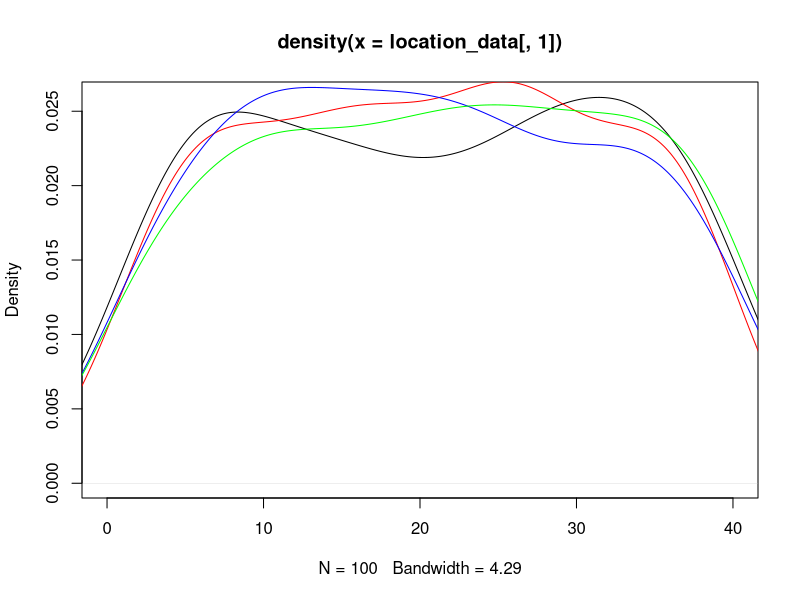
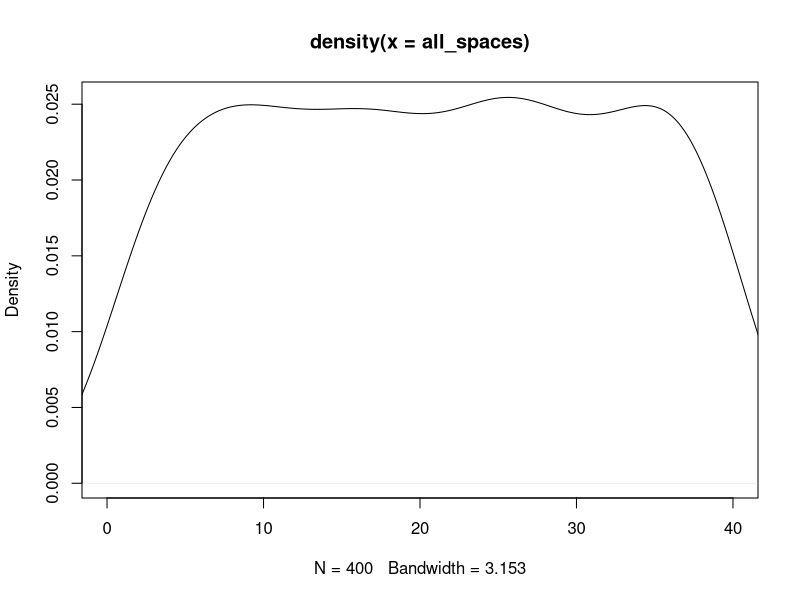
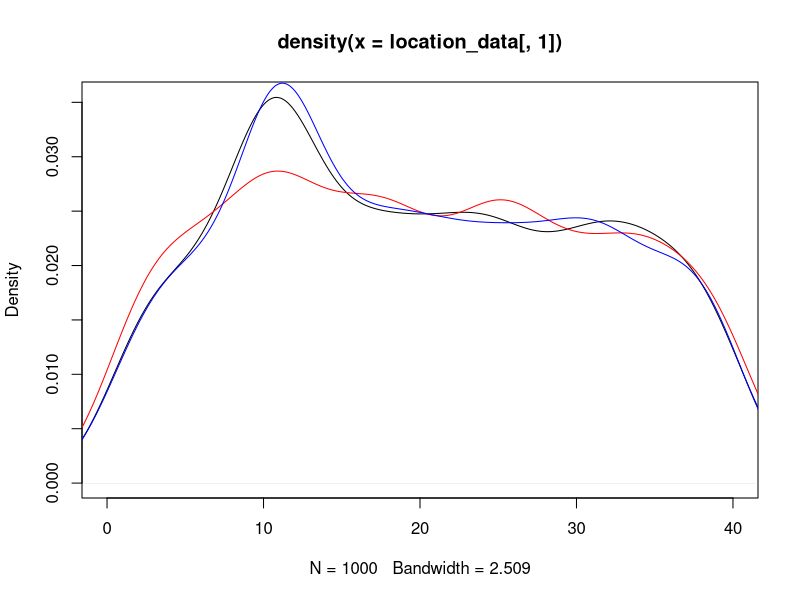
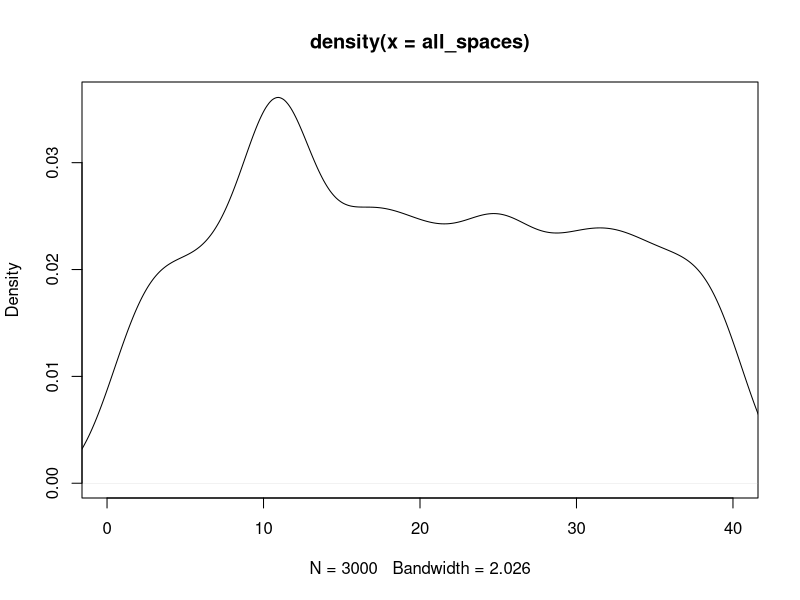

These charts were generated, in order, by the following R code: (Note: this script raises an error after producing the figures.)
## ---- chunk 1
knitr::opts_chunk$set(echo = TRUE)
## ---- chunk 2
#libraries
library(dplyr)
library(ggplot2)
## ---- chunk 3
#Kayleigh
##LET'S GET MOVING

monopolyBoard <- read.csv("MonopolyBoard.csv", header = T)
monopolyBoard

# Using dice rolls to determine where a player will land on the board
#input: "location"; a number 1-40; where the player is on the board
#output: the amount of spaces the player will move until they are on their new location

#note that this is only accounting for standard dice rolls, no special rules yet...

lets_move = function(location) {
  dice_roll_1 <- sample(1:6, 1, replace = TRUE)
  dice_roll_2 <- sample(1:6, 1, replace = TRUE)
  
  roll_total <- sum(dice_roll_1, dice_roll_2)
  roll_double <- dice_roll_1 == dice_roll_2
  
    location = location + roll_total
    
  if (location <= 40) {
    location = location
  } else {
    location = location - 40
  }
  
  space = monopolyBoard$name[monopolyBoard$spaces == location]
  
  print("You're moving forward...")
  print(roll_total)
  
  print("You're on space...")
  print(location)
  
  #print(space) #This prints out the name of the space that they land on. 
}

#testers
lets_move(1)
lets_move(25)
lets_move(38)
lets_move(40)



#A function to move players around the board and to play Monopoly!
#input: "turns"; the amount of turns we should take
#output: a player's new location on the board

lets_play = function(turns) {
  location = 1
  print("Starting Location: GO!")
  for (i in 1:turns) {
    location = lets_move(location)
  }
  print("You've landed on...")
  return(location)
}



lets_play(10) #tester #in this example if you look at a reference monopoly board and "walk" your way around the board with each move being the number in each output, you'll land on the space on the board corresponding to the final output (when counting "GO" as 1 and/or 40) 

#testers 
#"lets_move" and "lets_play" have both been edited to print out phrases for each roll and move to make it easier to determine how the player is moving. 
#"You're moving forward..." gives the player's roll
#"You're on space..." is the players position after 1 turn/"lets_move"
  # Later try to switch this print statement to the name of the spot that the player is on 
#"You've landed on..." gives the final location after running "lets_play" for "x" turns.
  # Later try to switch this print statement to the name of the spot that the player is on 

lets_play(3)
lets_play(10)

## ---- chunk 4
##DOUBLE DOWN

##WORK IN PROGRESS

#A function using dice rolls to determine how many spaces a player will move with the additional rules for "doubles" in Monopoly
#input: "location"; a number 1-40 where the player is on the board
#outut: the number of spaces the player will move on the board, with the special case of rolling three "doubles" and landing in jail
double_down = function(location) {
  dice_roll_1 <- sample(1:6, 1, replace = TRUE)
  dice_roll_2 <- sample(1:6, 1, replace = TRUE)
  
  roll_total <- sum(dice_roll_1, dice_roll_2)
  roll_double <- dice_roll_1 == dice_roll_2
  
  print("roll was")
  print(roll_total)
    
  if (roll_double) {
    
    dice_roll_3 <- sample(1:6, 1, replace = TRUE)
    dice_roll_4 <- sample(1:6, 1, replace = TRUE)
    
    roll_total_2 <- sum(dice_roll_3, dice_roll_4)
    roll_double_2 <- dice_roll_3 == dice_roll_4
    
    print("roll double was")
    print(roll_total_2)

    
    if (roll_double_2) {
      dice_roll_5 <- sample(1:6, 1, replace = TRUE)
      dice_roll_6 <- sample(1:6, 1, replace = TRUE)
      
      roll_total_3 <- sum(dice_roll_5, dice_roll_6)
      roll_double_3 <- dice_roll_5 == dice_roll_6
      
      print("roll double was")
      print(roll_total_3)
      
      if (roll_double_3) {
        location = 11 #Jail
        print("doubles, doubles, doubles")
        print("You're going to JAIL!")
        
      } else {
        location = location + roll_total + roll_total_2 + roll_total_3
        print("doubles, doubles, not doubles")
        print("You're moving forward...")
        print(roll_total + roll_total_2 + roll_total_3)
      }
    } else {
      location = location + roll_total + roll_total_2
      print("doubles, not doubles")
      print("You're moving forward...")
      print(roll_total+roll_total_2)
    }
  } else {
    location = location + roll_total
    print("no doubles")
    print("You're moving forward...")
    print(roll_total)
  }

    
  if (location <= 40) {
    location = location
  } else {
    location = location - 40
  }

  
  print("You're on space...")
  print(location)
}

double_down(1)
#text out in the function is kinda funky right but it's just to make sure its working right
#In final version switch all dice rolls to sample(1:6,...)

## ---- chunk 5
##CHANCE AND COMMUNITY CHEST CARDS
Card_Numbers <- c(1, 2, 3, 4, 5, 6, 7, 8, 9, 10, 11, 12, 13, 14, 15, 16)

Chance_Cards <- c("Advance to Boardwalk", "Advance to Go (Collect $200)", "Advance to Illinois Avenue. If you pass Go, collect $200", "Advance to St. Charles Place. If you pass Go, collect $200", "Advance to the nearest Railroad. If unowned, you may buy it from the Bank. If owned, pay owner twice the rental to which they are otherwise entitled", "Advance to the nearest Railroad. If unowned, you may buy it from the Bank. If owned, pay owner twice the rental to which they are otherwise entitled", "Advance token to nearest Utility. If unowned, you may buy it from the Bank. If owned, throw dice and pay owner a total ten times amount thrown", "Bank pays you dividend of $50", "Get Out of Jail Free", "Go Back 3 Spaces", "Go to Jail. Go directly to Jail, do not pass Go, do not collect $200", "Make general repairs on all your property. For each house pay $25. For each hotel pay $100", "Speeding fine $15", "Take a trip to Reading Railroad. If you pass Go, collect $200", "You have been elected Chairman of the Board. Pay each player $50", "Your building loan matures. Collect $150")

Chance <- data.frame(Chance_Cards, Card_Numbers)
Chance
##Chance cards to move a player to a new space:
  #1 -> Advance to Boardwalk (space 40)
  #2 -> Advance to Go (space 1)
  #3 -> Advance to Illinois Avenue (space 25)
  #4 -> Advance to St. Charles Place (space 12)
  #5 -> Advance to nearest Railroad (space(s) 6, 16, 26, 36)
  #6 -> Advance to nearest Railraod (space(s) 6, 16, 26, 36)
  #7 -> Advance to nearest Utility (space(s) 13, 29)
  #11 -> Go to Jail (space 11)
  #14 -> Take a trip to Reading Railroad (space 6)

Community_Chest_Cards <- c("Advance to Go (Collect $200)", "Bank error in your favor. Collect $200", "Doctor’s fee. Pay $50", "From sale of stock you get $50", "Get Out of Jail Free", "Go to Jail. Go directly to jail, do not pass Go, do not collect $200", "Holiday fund matures. Receive $100", "Income tax refund. Collect $20", "It is your birthday. Collect $10 from every player", "Life insurance matures. Collect $100", "Pay hospital fees of $100", "Pay school fees of $50", "Receive $25 consultancy fee", "You are assessed for street repair. $40 per house. $115 per hotel", "You have won second prize in a beauty contest. Collect $10", "You inherit $100")

Community_Chest <- data.frame(Community_Chest_Cards, Card_Numbers)
Community_Chest

##Community Chest Cards that move a player to a new space:
  #1 -> Advance to GO (space 1)
  #5 -> Go to Jail (space 11)

## ---- chunk 6
# heidi

#the function "who_goes_first" simulates the initial roll before the game begins in order to determine which player goes first
# input is a number of how many players are going to be playing
# output is the value of each players roll and the player that will start the game based on who had the highest roll
who_goes_first <- function(num_players){
  initial_rolls <- c()
  for (i in 1:num_players) {
    player_i_roll <- sum(sample(1:6, 2, replace=TRUE))
    initial_rolls <- c(initial_rolls, player_i_roll) # vector of every player's roll
    print(paste("Player", i, "rolled", player_i_roll))
  }
  cat("\n")
  if(sum(initial_rolls == max(initial_rolls)) >= 2){
    while (sum(initial_rolls == max(initial_rolls)) >= 2) { # if players tied for highest number
      tied_players <- which(initial_rolls==max(initial_rolls)) # identify which players tied
      print("It's a tie! Roll again")
      cat("\n")
      tie_breaker_rolls <- c()
      for (i in tied_players) { # tied players roll again
       player_i_roll2 <- sum(sample(1:6, 2, replace=TRUE))
       tie_breaker_rolls <- c(tie_breaker_rolls, player_i_roll2)
       print(paste("Player", i, "rolled", player_i_roll2))
      }
      initial_rolls <- tie_breaker_rolls
      highest_roll <- max(tie_breaker_rolls)
      highest_player2 <- tied_players[which(tie_breaker_rolls == highest_roll)]
    }
    cat("\n")
    print(paste("Player", highest_player2, "goes first!"))
  }
  else {
    highest_player <- which.max(initial_rolls) # who rolled the highest number
    print(paste("Player", highest_player, "goes first!"))
  }
}

who_goes_first(4) # test function

## ---- chunk 7
# Olivia
# Website for data: https://stat-jet-asu.github.io/Datasets/InstructorDescriptions/monopoly.html

monopolyBoard <- read.csv("MonopolyBoard.csv", header = T)
head(monopolyBoard)

# This section is for question number 2

# Kayleigh's lets_play function from above incorporating players and density plots
# uses lets_move function from above
# input: turns, # of turns to iterate through; players, number of players (2-4)
# output: density plot with a line for each player's frequency of spaces landed on 
# & density plot for the combined frequency of spaces landed on for all players

lets_play = function(turns, players) {
  location_data <- as.data.frame(matrix(nrow = turns, ncol = players))
  
for (j in 1:players) {
  location = 1
  
  for (i in 1:turns) {
    
    location = lets_move(location)
    location_data[i,j] <- location
    }
  }
  
  # creates density plot of frequency of landing on each space for each player
  plot(density(location_data[,1]), xlim = c(0,40), col = "black")
  
  colors <- c("red", "blue", "green")
  
  for (k in 2:players) {
  lines(density(location_data[,k]), col = colors[k-1]) # adds a density line for each player after the first
  }
  
  # creates density plot for total frequency landing on each space (all players spaces included)
  all_spaces <- as.vector(as.matrix(location_data))
  plot(density(all_spaces), xlim = c(0,40), col = "black")
  
}
lets_play(100, 4)

## ---- chunk 8
# Question number 3 -- including jail and double rolls

lets_move2 = function(location) {
  dice_roll_1 <- sample(1:6, 1, replace = TRUE)
  dice_roll_2 <- sample(1:6, 1, replace = TRUE)
  
  roll_total <- sum(dice_roll_1, dice_roll_2)
  roll_double <- dice_roll_1 == dice_roll_2
  
    location = location + roll_total # updates location to be previous location + roll total
    double3 = "false" # double3 is assigned "true" if the player double rolls 3x (as seen in if statement below), otherwise it is assigned "false" 
    
  # first double roll -> roll again
  if (roll_double == TRUE) {
    dice_roll_3 <- sample(1:6, 1, replace = TRUE)
    dice_roll_4 <- sample(1:6, 1, replace = TRUE)
    
    roll_total2 <- sum(dice_roll_3, dice_roll_4)
    roll_double2 <- dice_roll_3 == dice_roll_4
    
    location = location + roll_total2
    double3 = "false"
    
    # if player is at a location past 40, subtract 40 so they go back to the GO space at location "41"
    # this is included in each if statement below so that it applies if player has to roll again
    if (location <= 40) {
      location = location
    } else {
      location = location - 40
    }
     
      # second double roll -> roll again
      if (roll_double2 == TRUE) {
        dice_roll_5 <- sample(1:6, 1, replace = TRUE)
        dice_roll_6 <- sample(1:6, 1, replace = TRUE)
    
        roll_total3 <- sum(dice_roll_5, dice_roll_6)
        roll_double3 <- dice_roll_5 == dice_roll_6
    
        location = location + roll_total3
        double3 = "false"
        
        if (location <= 40) {
          location = location
        } else {
          location = location - 40
        }
        
        # third double roll -> go to jail
          if (roll_double3 == TRUE) {
            location = monopolyBoard$spaces[monopolyBoard$name == "Jail"]
            double3 = "true"
          }
      }
  }  
    
  if (location <= 40) {
    location = location
  } else {
    location = location - 40
  }
  
  listdata <- (list(location, double3)) # creates list for outputs "location" and "double3"
  # if you need to access location from this function, use lets_move2(location)[[1]]
  # if you need to access double3, use lets_move2(double3)[[2]]
  return(listdata)
  
}




lets_play2 = function(turns, players) {
  
  # assign piece names to dataframe columns
  # use heidis function to assign highest player to piece 1 and go thru rest of players
  
  location_data <- as.data.frame(matrix(nrow = turns, ncol = players)) # dataframe will keep data for locations of players for each turn
  double3data <- as.data.frame(matrix(nrow = turns, ncol = players)) # dataframe will say "true" if player double rolled 3x (which lands them in jail) and "false" if they didn't double roll 3x
  
  for (j in 1:players) { # rotates through each player
    location = 1 # each player starts at location 1
    double3 = 0 # initializing "double3" which will be later assigned a "true" or "false" based on if player double rolled 3x
  
    for (i in 1:turns) { # iterates through number of turns
      
        location = lets_move2(location)[[1]] # takes location from lets_move2 function and assigns it to location
        location_data[i,j] <- as.integer(location) # puts location value into the dataframe of locations for each player
        double3data[i,j] <- lets_move2(double3)[[2]] # takes "true" or "false" value from double3 and adds it to double3data dataframe
        
      # deals with landing in jail from "go to jail" space and staying there for next 3 turns
      if (31 %in% location_data[i-1,j]) { # if you landed on 31 in the last turn (i-1 turn), you go to jail (space 11) for the ith turn
        location <- 11
        location_data[i,j] <- as.integer(location) # new location is 11
      } else if (11 %in% location_data[i-1,j] & 31 %in% location_data[i-2,j]) { # if you were on space 11 last turn AND you were on space 31 2 turns ago, you stay in jail (space 11) for turn i
        location <- 11
        location_data[i,j] <- as.integer(location)
      } else if (11 %in% location_data[i-2,j] & 31 %in% location_data[i-3,j]) {
        location <- 11
        location_data[i,j] <- as.integer(location)
      }
        
      # landing in jail from 3x double roll and staying there for next 3 turns
      if (11 %in% location_data[i,j] & "true" %in% double3data[i-1,j]) { # if player's location is 11 (jail) and double3data is"true" (player double rolled 3x), player stays in jail. all 3 if/else if statements keep player in jail for the next 3 turns
        location <- 11
        location_data[i,j] <- as.integer(location)
      } else if (11 %in% location_data[i-1,j] & "true" %in% double3data[i-2,j]) { # 
        location <- 11
        location_data[i,j] <- as.integer(location)
      } else if (11 %in% location_data[i-2,j] & "true" %in% double3data[i-3,j]) {
        location <- 11
        location_data[i,j] <- as.integer(location)
      }
        
    }
  }
  #print(location_data)
  
  # creates density plot of frequency of landing on each space for each player
  plot(density(location_data[,1]), xlim = c(0,40), col = "black")
  
  colors <- c("red", "blue", "green")
  
  for (k in 2:players) {
    lines(density(location_data[,k]), col = colors[k-1]) # adds a density line for each player after the first
  }
  
  # creates density plot for total frequency landing on each space (all players spaces included)
  all_spaces <- as.vector(as.matrix(location_data))
  plot(density(all_spaces), xlim = c(0,40), col = "black")
  
}
 
lets_play2(1000, 3)

# how should we go about recording spaces landed on when double rolls occur?

Chance
Community_Chest
## ---- chunk 9
#4 - Kayleigh and Maddie 
#Chance - spaces 8, 23, 37
#Community Chest - spaces 3, 18, 34
Chance

Drawing_Chance = function(location) {
  location = 8 || 23 || 27
  draw_card <- sample(1:16, 1, replace = TRUE)
  print(draw_card)
  player_card <- Chance$Chance_Cards[draw_card]
  player_card
}

Drawing_Chance(8)
Drawing_Chance(23)
Drawing_Chance(37)

Drawing_Community_Chest = function(location) {
  location = 3 || 18 || 34
  draw_card_chest <- sample(1:16, 1, replace = TRUE)
  print(draw_card_chest)
  player_card_chest <- Community_Chest$Community_Chest_Cards[draw_card_chest]
  player_card_chest
}

Drawing_Community_Chest(3)
Drawing_Community_Chest(18)
Drawing_Community_Chest(34)

lets_move3 = function(location) {
  dice_roll_1 <- sample(1:6, 1, replace = TRUE)
  dice_roll_2 <- sample(1:6, 1, replace = TRUE)
  
  roll_total <- sum(dice_roll_1, dice_roll_2)
  roll_double <- dice_roll_1 == dice_roll_2
  
    location = location + roll_total
    double3 = "false"
    
  # first double roll -> roll again
  if (roll_double == TRUE) {
    dice_roll_3 <- sample(1:6, 1, replace = TRUE)
    dice_roll_4 <- sample(1:6, 1, replace = TRUE)
    
    roll_total2 <- sum(dice_roll_3, dice_roll_4)
    roll_double2 <- dice_roll_3 == dice_roll_4
    
    location = location + roll_total2
    double3 = "false"
    
    if (location <= 40) {
      location = location
    } else {
      location = location - 40
    }
     
      # second double roll -> roll again
      if (roll_double2 == TRUE) {
        dice_roll_5 <- sample(1:6, 1, replace = TRUE)
        dice_roll_6 <- sample(1:6, 1, replace = TRUE)
    
        roll_total3 <- sum(dice_roll_5, dice_roll_6)
        roll_double3 <- dice_roll_5 == dice_roll_6
    
        location = location + roll_total3
        double3 = "false"
        
        if (location <= 40) {
          location = location
        } else {
          location = location - 40
        }
        
        # third double roll -> go to jail
          if (roll_double3 == TRUE) {
            location = monopolyBoard$spaces[monopolyBoard$name == "Jail"]
            double3 = "true"
          }
      }
  }  
    
  if (location <= 40) {
    location = location
  } else {
    location = location - 40
  }
  
  listdata <- (list(location, double3))
  return(listdata)
  
}


lets_play3 = function(turns, players) {
  
  location_data <- as.data.frame(matrix(nrow = turns, ncol = players))
  double3data <- as.data.frame(matrix(nrow = turns, ncol = players))
  
  for (j in 1:players) {
    location = 1
    double3 = 0
  
    for (i in 1:turns) {
      
        location = lets_move2(location)[[1]]
        location_data[i,j] <- as.integer(location)
        double3data[i,j] <- lets_move2(double3)[[2]]
        
      # deals with landing in jail from "go to jail" space and staying there for next 3 turns
      if (31 %in% location_data[i-1,j]) { # if you land on 31 (go to jail), next location is in jail (space 11)
        location <- 11
        location_data[i,j] <- as.integer(location)
      } else if (11 %in% location_data[i-1,j] & 31 %in% location_data[i-2,j]) {
        location <- 11
        location_data[i,j] <- as.integer(location)
      } else if (11 %in% location_data[i-2,j] & 31 %in% location_data[i-3,j]) {
        location <- 11
        location_data[i,j] <- as.integer(location)
      }
        
      # landing in jail from 3x double roll and staying there for next 3 turns
      if (11 %in% location_data[i,j] & "true" %in% double3data[i-1,j]) { # "true" means player double rolled 3x -> jail
        location <- 11
        location_data[i,j] <- as.integer(location)
      } else if (11 %in% location_data[i-1,j] & "true" %in% double3data[i-2,j]) { # 
        location <- 11
        location_data[i,j] <- as.integer(location)
      } else if (11 %in% location_data[i-2,j] & "true" %in% double3data[i-3,j]) {
        location <- 11
        location_data[i,j] <- as.integer(location)
      }
        
    }
  }
  #print(location_data)
  
  # creates density plot of frequency of landing on each space for each player
  plot(density(location_data[,1]), xlim = c(0,40), col = "black")
  
  colors <- c("red", "blue", "green")
  
  for (k in 2:players) {
    lines(density(location_data[,k]), col = colors[k-1]) # adds a density line for each player after the first
  }
  
  # creates density plot for total frequency landing on each space (all players spaces included)
  all_spaces <- as.vector(as.matrix(location_data))
  plot(density(all_spaces), xlim = c(0,40), col = "black")
  
}
## ---- chunk 10

monopolyBoard1 <- read.csv("MonopolyBoard.csv", header = T)
head(monopolyBoard1)

kaciesboard <- monopolyBoard1 %>% select(., "name", "type", "color", "spaces")
kaciestibble <- as_tibble(kaciesboard)
kaciestibble

freq <- kaciestibble %>% ggplot(., mapping=aes(x="names" )) +geom_freqpoly()

freq
 
## ---- chunk 11
#hello
dice_roll <- sum(sample(1:6, 2, replace = TRUE))
dice_roll
